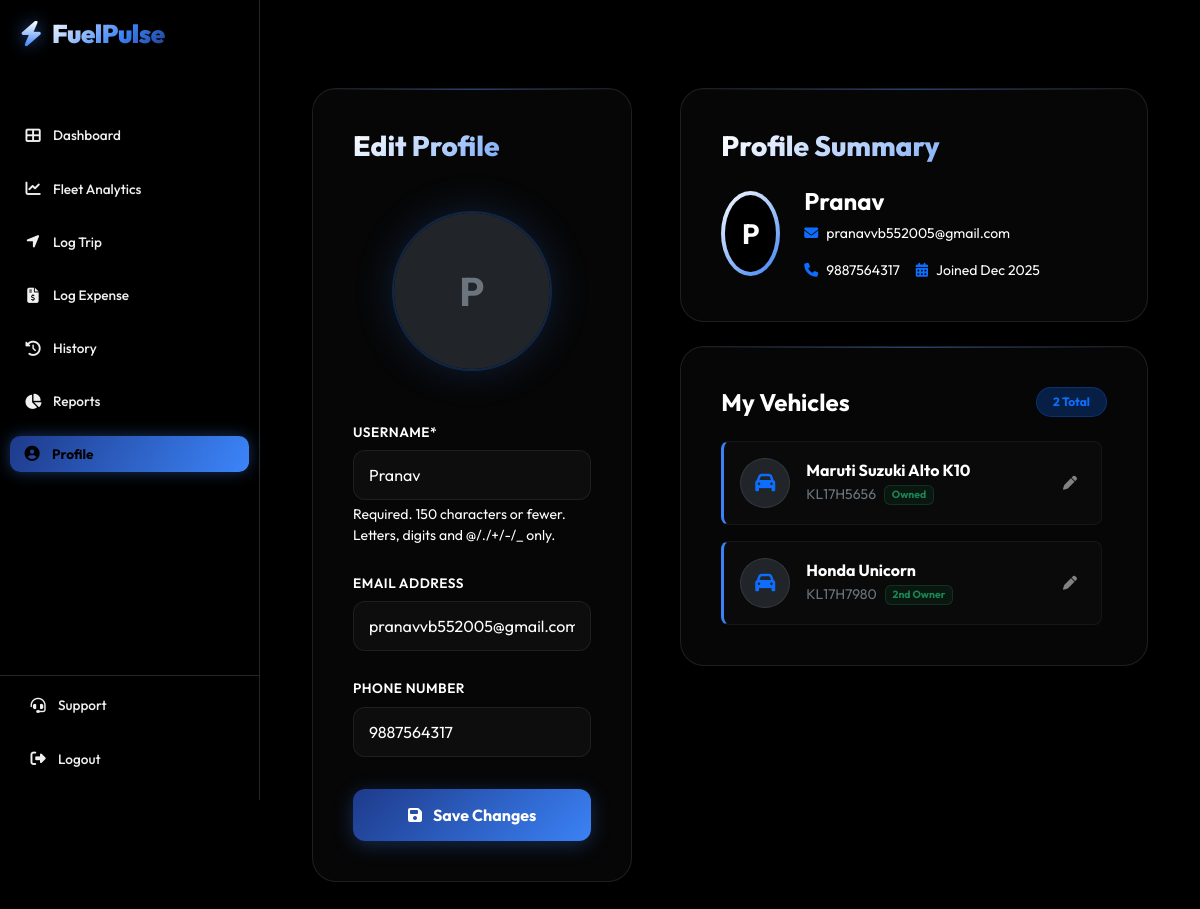
Screenshot of /profile/ (signed in) with the database file from the repository.
### core/models.py (models this page shows, shortened)
class User(AbstractUser):
    is_manager = models.BooleanField(default=False)
    phone_number = models.CharField(max_length=15, blank=True)
    profile_photo = models.ImageField(upload_to='profile_photos/', blank=True, null=True)

class Vehicle(models.Model):
    CATEGORY_CHOICES = [
        ('Two Wheeler', 'Two Wheeler'),
        ('Four Wheeler', 'Four Wheeler'),
        ('Heavy Vehicle', 'Heavy Vehicle'),
    ]
    ownership_type = models.CharField(max_length=50, default="1st Owner")
    FUEL_CHOICES = [
        ('Petrol', 'Petrol'),
        ('Diesel', 'Diesel'),
        ('CNG', 'CNG'),
        ('Electric', 'Electric')
    ]
    owner = models.ForeignKey(User, on_delete=models.CASCADE)
    category = models.CharField(max_length=20, choices=CATEGORY_CHOICES, default='Four Wheeler')
    make = models.CharField(max_length=50)       # e.g. Maruti, Honda (No restricted choices, accepts JS input)
    model_name = models.CharField(max_length=50) # e.g. Swift, City
    license_plate = models.CharField(max_length=20)
    target_mileage = models.FloatField(default=0.0, help_text="Target km/L (e.g., 18.5)")
    target_cost_per_km = models.FloatField(default=0.0, help_text="Target Cost per KM (e.g., 5.0)")
    purchase_year = models.IntegerField(default=2023)
    purchase_price = models.DecimalField(max_digits=12, decimal_places=2, default=500000.00)
    fuel_type = models.CharField(max_length=20, choices=FUEL_CHOICES, default='Petrol')
    current_odometer = models.IntegerField(default=0)
    purchase_price = models.DecimalField(max_digits=12, decimal_places=2, default=500000.00)
    purchase_year = models.IntegerField(default=2021)
    insurance_expiry = models.DateField(null=True, blank=True)
    pollution_expiry = models.DateField(null=True, blank=True)
    fitness_expiry = models.DateField(null=True, blank=True)
    image_url = models.URLField(max_length=500, blank=True, null=True)
    is_active = models.BooleanField(default=True)

### core/views.py (the view)
# urls.py: path('profile/', views.profile, name='profile'),
@login_required
def profile(request):
    if request.method == 'POST':
        user_form = UserUpdateForm(request.POST, request.FILES, instance=request.user)
        if user_form.is_valid():
            user_form.save()
            subject = 'FuelPulse: Profile Updated Successfully'
            message = f"Hello {request.user.username},\n\nYour profile details have been successfully updated."
            try:
                send_mail(
                    subject,
                    message,
                    settings.DEFAULT_FROM_EMAIL,
                    [request.user.email],
                    fail_silently=False,
                )
                messages.success(request, "Profile updated successfully!")
            except Exception:
                messages.warning(request, "Profile updated, but email failed to send.")
            return redirect('profile')
    else:
        user_form = UserUpdateForm(instance=request.user)
    user_vehicles = Vehicle.objects.filter(owner=request.user, is_active=True)
    context = {'vehicles': user_vehicles, 'user_form': user_form}
    return render(request, 'core/profile.html', context)

### core/forms.py
class UserUpdateForm(forms.ModelForm):
    class Meta:
        model = User
        fields = ['username', 'email', 'phone_number', 'profile_photo'] # Added profile_photo
    class Meta:
        model = User
        fields = ['username', 'email', 'phone_number']
        widgets = {
            'username': forms.TextInput(attrs={'class': 'form-control bg-dark text-white border-secondary', 'readonly': 'readonly'}),
            'email': forms.EmailInput(attrs={'class': 'form-control bg-dark text-white border-secondary'}),
        }

### templates/core/profile.html (shortened to what this page needs)
{% extends 'base.html' %}
{% load static %}
{% load crispy_forms_tags %}
{% block content %}
<link rel="stylesheet" href="https://cdnjs.cloudflare.com/ajax/libs/cropperjs/1.5.13/cropper.min.css">
<div class="container py-5">
    <div class="row g-5">
        <div class="col-lg-5">
            <div class="glass-card h-100">
                <h3 class="mb-5 text-gradient">Edit Profile</h3>
                <form method="post" enctype="multipart/form-data" id="profileUpdateForm">
                    <div class="text-center mb-5">
                        <label for="id_profile_photo_hidden" class="profile-upload-container d-block" title="Click to change photo">
                            {% if user.profile_photo %}
                                <img src="{{ user.profile_photo.url }}" class="profile-upload-img" id="imagePreview">
                            {% else %}
                                <div class="profile-upload-img d-flex align-items-center justify-content-center text-secondary fs-1 fw-bold bg-dark h-100 w-100" id="imagePreviewFallback">
                                    {{ user.username|slice:":1"|upper }}
                                </div>
                            {% endif %}
                        </label>
                    </div>
                    <div class="mb-4">
                        {{ user_form.username|as_crispy_field }}
                    </div>
                    <div class="mb-4">
                        {{ user_form.email|as_crispy_field }}
                    </div>
                    <div class="mb-4">
                        {{ user_form.phone_number|as_crispy_field }}
                    </div>
                    <button type="submit" class="btn-sassy w-100 mt-2">
                        <i class="fas fa-save me-2"></i> Save Changes
                    </button>
                </form>
            </div>
        </div>
        <div class="col-lg-7">
            <div class="glass-card mb-4">
                <h3 class="text-gradient mb-4">Profile Summary</h3>
                <div class="d-flex align-items-center gap-4">
                    <div class="rounded-circle p-1" style="width: 85px; height: 85px; background: linear-gradient(135deg, #ffffff, #3b82f6);">
                         <div class="bg-black w-100 h-100 rounded-circle overflow-hidden d-flex align-items-center justify-content-center">
                            {% if user.profile_photo %}
                                <img src="{{ user.profile_photo.url }}" style="width: 100%; height: 100%; object-fit: cover;">
                            {% else %}
                                <span class="text-white fw-bold fs-3">{{ user.username|slice:":1"|upper }}</span>
                            {% endif %}
                         </div>
                    </div>
                    <div>
                        <h4 class="mb-1 text-white fw-bold">{{ user.username }}</h4>
                        <div class="d-flex flex-wrap gap-3 text-secondary small mt-2">
                            <span><i class="fas fa-envelope text-primary me-2"></i>{{ user.email|default:"No Email" }}</span>
                            <span><i class="fas fa-phone text-primary me-2"></i>{{ user.phone_number|default:"No Phone" }}</span>
                            <span><i class="fas fa-calendar-alt text-primary me-2"></i>Joined {{ user.date_joined|date:"M Y" }}</span>
                        </div>
                    </div>
                </div>
            </div>
            <div class="glass-card">
                <div class="d-flex justify-content-between align-items-center mb-4">
                    <h4 class="text-white fw-bold mb-0">My Vehicles</h4>
                    <span class="badge bg-primary bg-opacity-25 text-primary border border-primary border-opacity-25 px-3 py-2 rounded-pill">{{ vehicles.count }} Total</span>
                </div>
                {% if vehicles %}
                    <div class="d-grid gap-3" style="max-height: 400px; overflow-y: auto; padding-right: 5px;">
                        {% for v in vehicles %}
                        <div class="vehicle-item p-3 rounded-3 d-flex justify-content-between align-items-center">
                            <div class="d-flex align-items-center gap-3">
                                <div class="rounded-circle bg-dark d-flex align-items-center justify-content-center border border-secondary border-opacity-25" style="width: 50px; height: 50px;">
                                    <i class="fas fa-car text-primary fs-5"></i>
                                </div>
                                <div>
                                    <h6 class="text-white mb-1 fw-bold">{{ v.make }} {{ v.model_name }}</h6>
                                    <div class="d-flex align-items-center gap-2">
                                        <small class="text-secondary">{{ v.license_plate }}</small>
                                        <span class="badge {% if v.ownership_type == 'Sold' %}bg-danger{% else %}bg-success{% endif %} bg-opacity-10 text-{% if v.ownership_type == 'Sold' %}danger{% else %}success{% endif %} border border-{% if v.ownership_type == 'Sold' %}danger{% else %}success{% endif %} border-opacity-25" style="font-size: 0.65rem;">
                                            {{ v.ownership_type }}
                                        </span>
                                    </div>
                                </div>
                            </div>
                            <button type="button" class="btn btn-sm btn-outline-light border-0 opacity-50 hover-opacity-100" data-bs-toggle="modal" data-bs-target="#editVehicleModal{{ v.id }}">
                                <i class="fas fa-pen"></i>
                            </button>
                        </div>
                        {% endfor %}
                    </div>
                {% else %}
                    <div class="text-center py-5">
                        <p class="text-secondary mb-3">No vehicles linked to your account.</p>
                        <a href="{% url 'add_vehicle' %}" class="btn btn-sm btn-outline-primary rounded-pill px-4">Add Vehicle</a>
                    </div>
                {% endif %}
            </div>
        </div>
    </div>
</div>
{% endblock %}

### static/css/styles.css (style rules this page uses)
:root { --bg-body: #000000; --bg-sidebar: #050505; --bg-card: #0f0f0f; --bg-hover: grey; --text-main: #ffffff; --text-muted: grey; --accent: #3b82f6; --accent-hover: #2563eb; --danger: #ef4444; --border: #27272a; }
body { background-color: var(--bg-body); color: var(--text-main); font-family: 'Inter', sans-serif; overflow-x: hidden; }

### templates/base.html (style rules this page uses)
:root { --bg-deep: #000000; --sidebar-bg: #000000; --border-glass: rgba(255, 255, 255, 0.15); --text-main: #ffffff; --text-muted: #f0f0f0; --accent-gradient: linear-gradient(120deg, #1e3a8a 0%, #3b82f6 50%, #ffffff 150%); --neon-glow: 0 0 15px rgba(59, 130, 246, 0.4); }
body { background-color: var(--bg-deep); color: var(--text-main); font-family: 'Outfit', sans-serif; overflow-x: hidden; }
h1, h2, h3, h4, h5, h6, p, span, div, li, td, th, label { color: var(--text-main) !important; }
.form-control, .form-select { background-color: #1a1a1a; border-color: var(--border-glass); color: #ffffff !important; }
.form-control::placeholder { color: #aaaaaa; }

### templates/core/profile.html (style rules this page uses)
:root { --bg-core: #000000; --card-surface: rgba(10, 10, 10, 0.6); --border-light: rgba(255, 255, 255, 0.1); --accent-blue: #3b82f6; --accent-glow: rgba(59, 130, 246, 0.2); --text-primary: #ffffff; --text-secondary: #94a3b8; --gradient-text: linear-gradient(135deg, #ffffff 0%, #3b82f6 100%); }
body, .main-content { background-color: var(--bg-core) !important; color: var(--text-primary); font-family: 'Outfit', sans-serif; }
.text-gradient { background: var(--gradient-text); -webkit-background-clip: text; -webkit-text-fill-color: transparent; background-clip: text; font-weight: 800; }
.glass-card { background: var(--card-surface); border: 1px solid var(--border-light); border-radius: 24px; padding: 2.5rem; box-shadow: 0 10px 30px -10px rgba(0, 0, 0, 0.8); position: relative; backdrop-filter: blur(10px); overflow: hidden; }
.glass-card::before { content: ''; position: absolute; top: 0; left: 0; right: 0; height: 1px; background: linear-gradient(90deg, transparent, rgba(59, 130, 246, 0.5), transparent); }
.profile-upload-container { position: relative; width: 160px; height: 160px; margin: 0 auto; border-radius: 50%; cursor: pointer; overflow: hidden; border: 2px solid rgba(59, 130, 246, 0.3); box-shadow: 0 0 40px var(--accent-glow); transition: transform 0.4s ease, box-shadow 0.4s ease, border-color 0.4s ease; background: #000; }
.profile-upload-container::after { content: '\f030'; font-family: 'Font Awesome 5 Free'; font-weight: 900; position: absolute; top: 0; left: 0; width: 100%; height: 100%; background: rgba(0, 0, 0, 0.6); display: flex; align-items: center; justify-content: center; color: white; font-size: 2rem; opacity: 0; transition: opacity 0.3s ease; }
.profile-upload-img { width: 100%; height: 100%; object-fit: cover; }
.form-control, .form-select { background-color: rgba(255, 255, 255, 0.03) !important; border: 1px solid var(--border-light) !important; color: #ffffff !important; border-radius: 12px; padding: 12px 15px; transition: all 0.3s ease; }
label { color: var(--text-secondary); font-size: 0.85rem; text-transform: uppercase; letter-spacing: 0.5px; margin-bottom: 0.5rem; font-weight: 600; }
.btn-sassy { background: linear-gradient(135deg, #1e3a8a 0%, #3b82f6 100%); border: none; color: white; font-weight: 700; padding: 14px 20px; border-radius: 12px; transition: 0.3s; box-shadow: 0 4px 20px rgba(59, 130, 246, 0.3); }
.vehicle-item { background: rgba(255, 255, 255, 0.02); border: 1px solid rgba(255, 255, 255, 0.05); border-left: 3px solid #3b82f6; transition: all 0.3s ease; }

### rows the page displays
User: username "P", username "Pranav", email "pranavvb552005@gmail.com", phone_number "9887564317", date_joined "Dec 2025"
Vehicle: make "Maruti Suzuki", model_name "Alto K10", license_plate "KL17H5656", ownership_type "Owned"
Vehicle: make "Honda", model_name "Unicorn", license_plate "KL17H7980", ownership_type "2nd Owner"

### other values shown
{{ vehicles.count }} "2"
